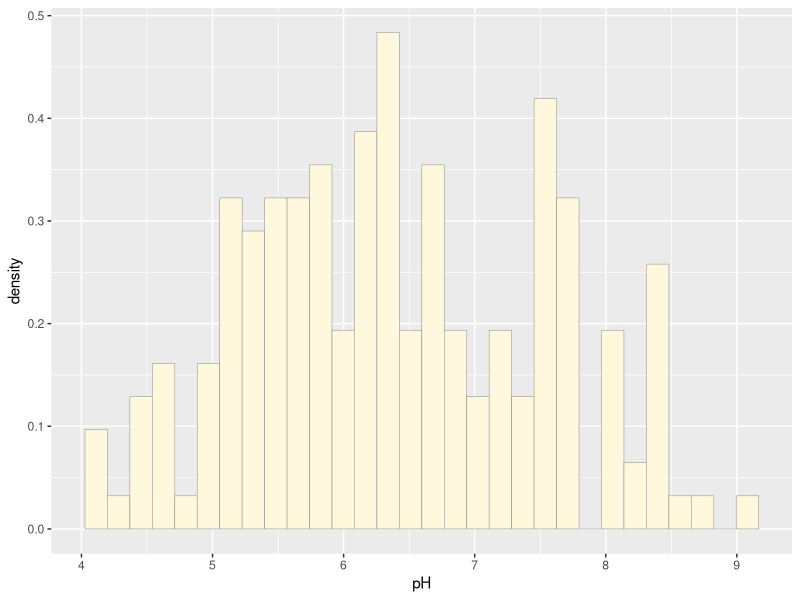
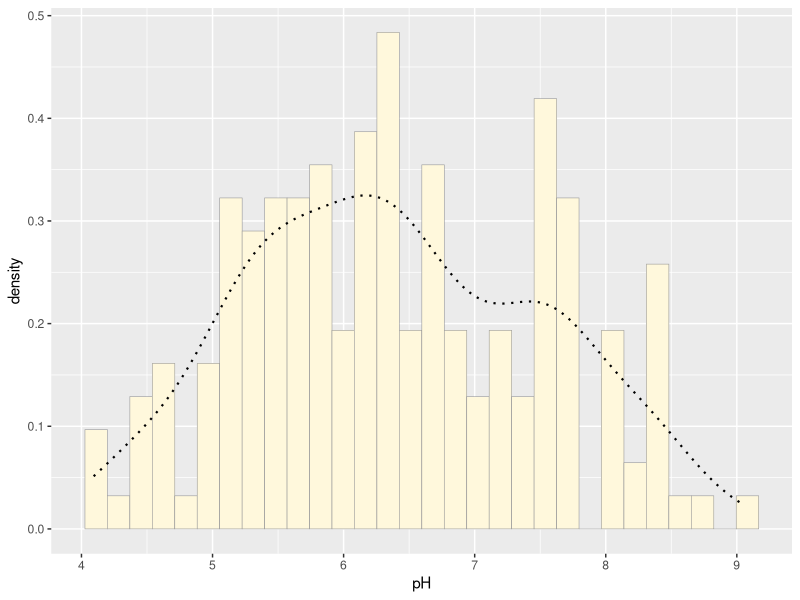
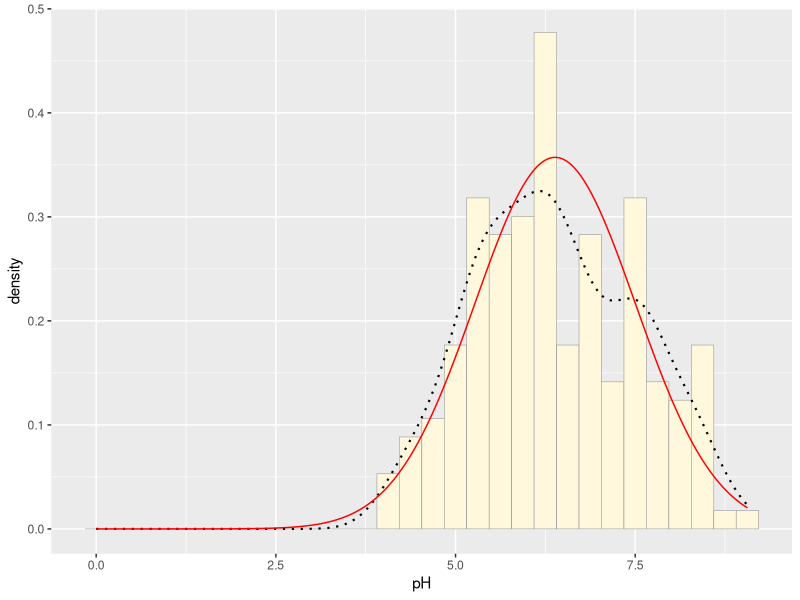
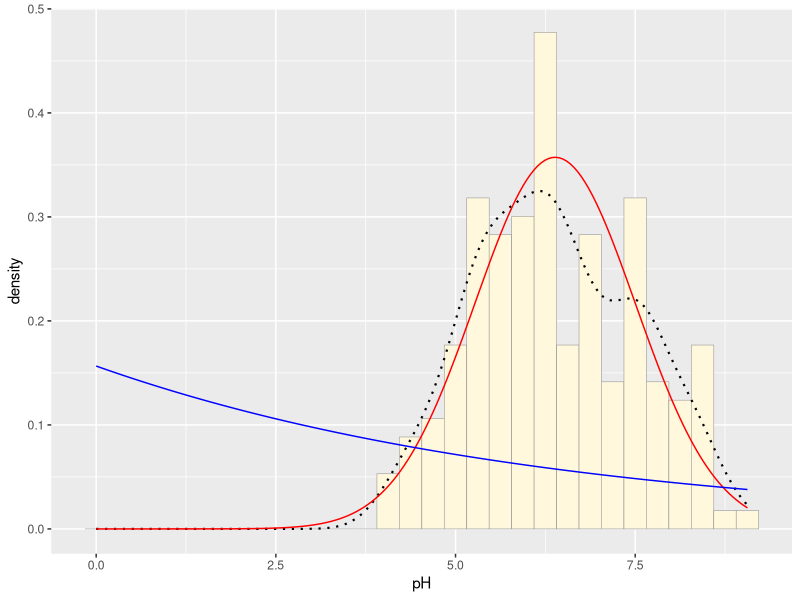
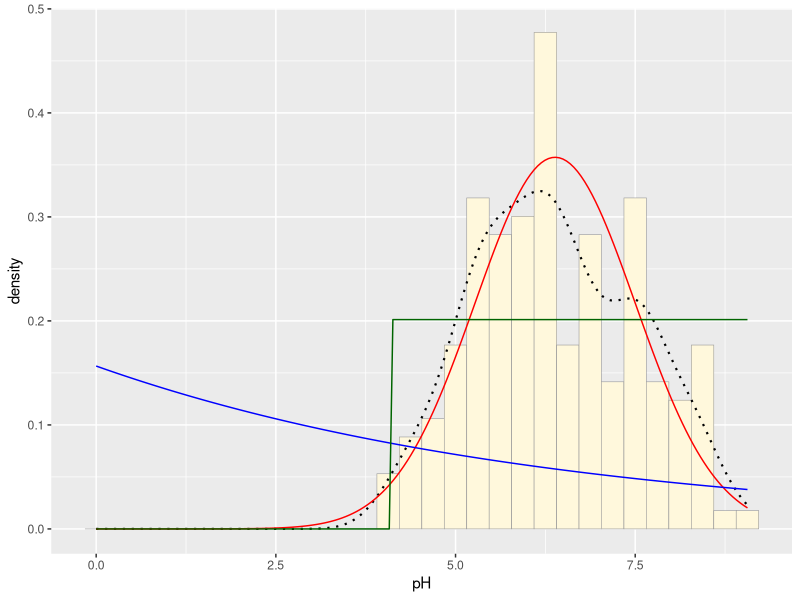
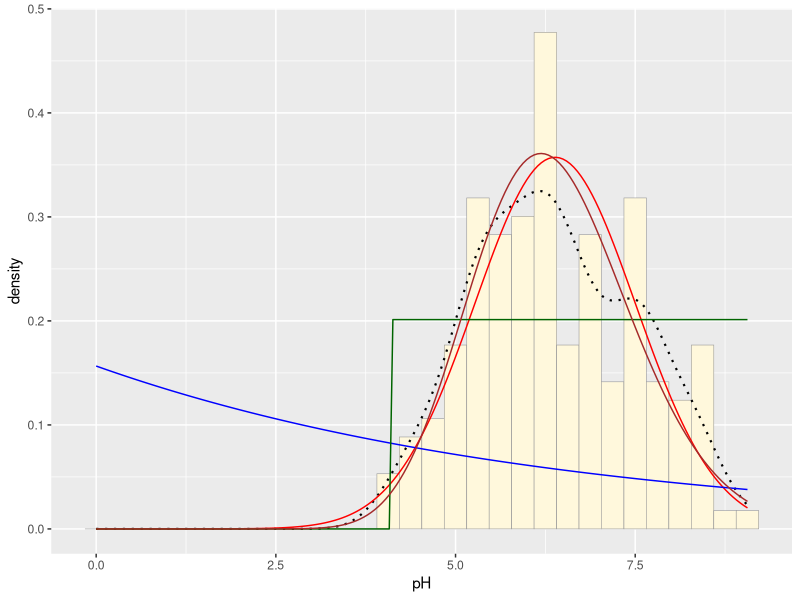
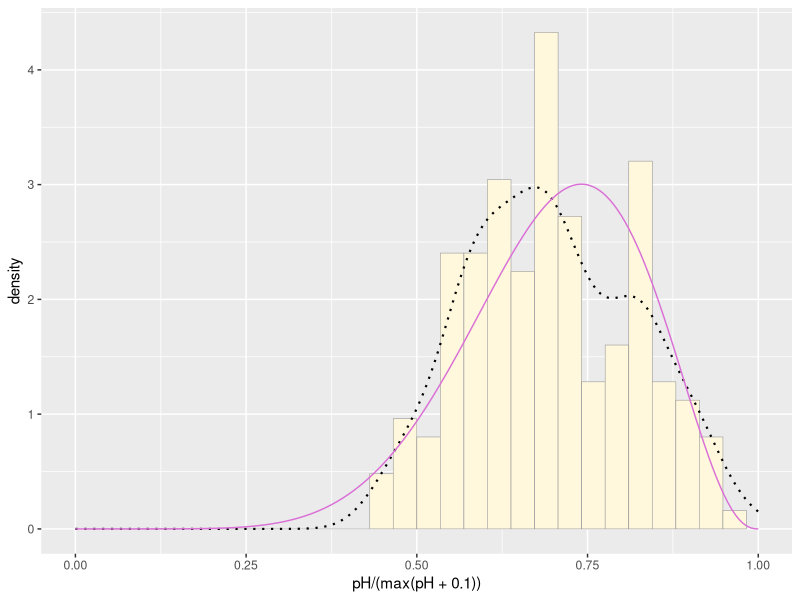
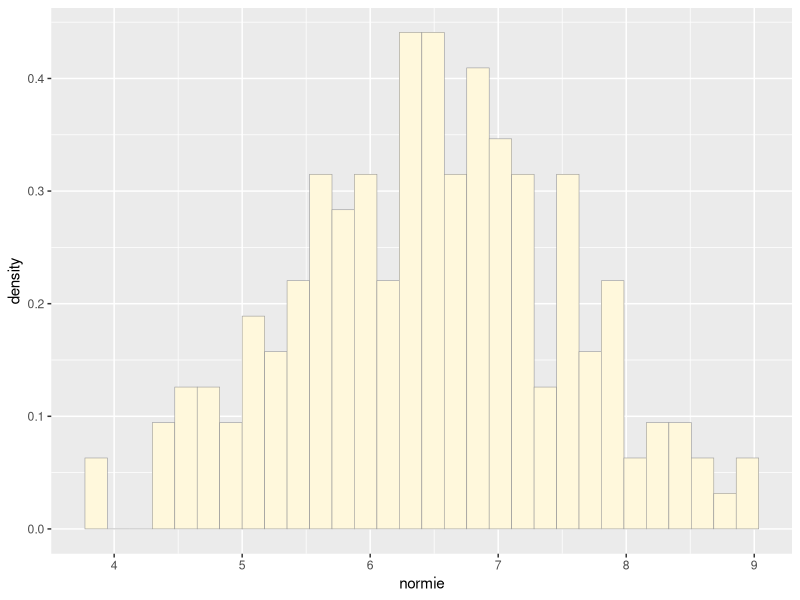

Write the R code that produced these figures, in order.
## ---- chunk 1
library(ggplot2)
library(MASS)
library(tidyverse)

z = read_csv("LTER_RandomLake.csv")
str(z)
summary(z)

## ---- chunk 2
p1 = ggplot(data=z[which(z$pH>-900),], aes(x=pH, y=..density..)) +
  geom_histogram(color="grey60",fill="cornsilk",size=0.2) 
print(p1)
## ---- chunk 3
p1 =  p1 +  geom_density(linetype="dotted",size=0.75)
print(p1)
## ---- chunk 4
normPars = fitdistr(z$pH,"normal")
print(normPars)
str(normPars)
normPars$estimate["mean"]
## ---- chunk 5
meanML = normPars$estimate["mean"]
sdML = normPars$estimate["sd"]

xval = seq(0,max(z$pH),len=length(z$pH))

stat = stat_function(aes(x = xval, y = ..y..), fun = dnorm, colour="red", n = length(z$pH), args = list(mean = meanML, sd = sdML))
p1 + stat
## ---- chunk 6
expoPars = fitdistr(z$pH,"exponential")
rateML = expoPars$estimate["rate"]

stat2 = stat_function(aes(x = xval, y = ..y..), fun = dexp, colour="blue", n = length(z$pH), args = list(rate=rateML))
p1 + stat + stat2
## ---- chunk 7
stat3 = stat_function(aes(x = xval, y = ..y..), fun = dunif, colour="darkgreen", n = length(z$pH), args = list(min=min(z$pH), max=max(z$pH)))
p1 + stat + stat2 + stat3
## ---- chunk 8
gammaPars = fitdistr(z$pH,"gamma")
shapeML = gammaPars$estimate["shape"]
rateML = gammaPars$estimate["rate"]

stat4 = stat_function(aes(x = xval, y = ..y..), fun = dgamma, colour="brown", n = length(z$pH), args = list(shape=shapeML, rate=rateML))
p1 + stat + stat2 + stat3 + stat4
## ---- chunk 9
pSpecial = ggplot(data=z, aes(x=pH/(max(pH + 0.1)), y=..density..)) +
  geom_histogram(color="grey60",fill="cornsilk",size=0.2) + 
  xlim(c(0,1)) +
  geom_density(size=0.75,linetype="dotted")

betaPars = fitdistr(x=z$pH/max(z$pH + 0.1),start=list(shape1=1,shape2=2),"beta")
shape1ML = betaPars$estimate["shape1"]
shape2ML = betaPars$estimate["shape2"]

statSpecial = stat_function(aes(x = xval, y = ..y..), fun = dbeta, colour="orchid", n = length(z$pH), args = list(shape1=shape1ML,shape2=shape2ML))
pSpecial + statSpecial

## ---- chunk 10
meanML = normPars$estimate["mean"]
sdML = normPars$estimate["sd"]

normal = data.frame(normie=rnorm(181,mean=meanML,sd=sdML))
normal

normplot = ggplot(data=normal, aes(x=normie, y=..density..)) +
  geom_histogram(color="grey60",fill="cornsilk",size=0.2) 
print(normplot)

normstat = stat_function(aes(x = xval, y = ..y..), fun = dnorm, colour="red", n = length(normal$normie), args = list(mean = meanML, sd = sdML))
normplot + normstat

p1 + stat

